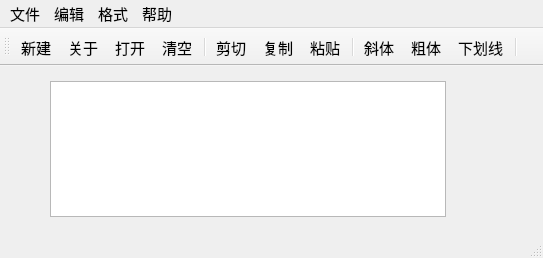
<?xml version="1.0" encoding="UTF-8"?>
<ui version="4.0">
 <class>QWMainWind</class>
 <widget class="QMainWindow" name="QWMainWind">
  <property name="geometry">
   <rect>
    <x>0</x>
    <y>0</y>
    <width>543</width>
    <height>258</height>
   </rect>
  </property>
  <property name="font">
   <font>
    <pointsize>11</pointsize>
   </font>
  </property>
  <property name="windowTitle">
   <string>QWMainWind</string>
  </property>
  <widget class="QWidget" name="centralWidget">
   <widget class="QTextEdit" name="txtEdit">
    <property name="geometry">
     <rect>
      <x>50</x>
      <y>15</y>
      <width>396</width>
      <height>136</height>
     </rect>
    </property>
    <property name="font">
     <font>
      <pointsize>16</pointsize>
     </font>
    </property>
   </widget>
  </widget>
  <widget class="QMenuBar" name="menuBar">
   <property name="geometry">
    <rect>
     <x>0</x>
     <y>0</y>
     <width>543</width>
     <height>23</height>
    </rect>
   </property>
   <widget class="QMenu" name="menu">
    <property name="title">
     <string>文件</string>
    </property>
    <addaction name="actNew"/>
    <addaction name="actOpen"/>
    <addaction name="separator"/>
    <addaction name="actClose"/>
   </widget>
   <widget class="QMenu" name="menu_2">
    <property name="title">
     <string>编辑</string>
    </property>
    <addaction name="actCut"/>
    <addaction name="actCopy"/>
    <addaction name="actPaste"/>
    <addaction name="separator"/>
    <addaction name="actClear"/>
   </widget>
   <widget class="QMenu" name="menu_3">
    <property name="title">
     <string>格式</string>
    </property>
    <addaction name="actFontBold"/>
    <addaction name="actFontItalic"/>
    <addaction name="actFontUnder"/>
    <addaction name="separator"/>
    <addaction name="actToolbarLab"/>
   </widget>
   <widget class="QMenu" name="menu_4">
    <property name="title">
     <string>帮助</string>
    </property>
    <addaction name="actAbout"/>
   </widget>
   <addaction name="menu"/>
   <addaction name="menu_2"/>
   <addaction name="menu_3"/>
   <addaction name="menu_4"/>
  </widget>
  <widget class="QToolBar" name="mainToolBar">
   <property name="toolButtonStyle">
    <enum>Qt::ToolButtonTextUnderIcon</enum>
   </property>
   <attribute name="toolBarArea">
    <enum>TopToolBarArea</enum>
   </attribute>
   <attribute name="toolBarBreak">
    <bool>false</bool>
   </attribute>
   <addaction name="actNew"/>
   <addaction name="actAbout"/>
   <addaction name="actOpen"/>
   <addaction name="actClear"/>
   <addaction name="separator"/>
   <addaction name="actCut"/>
   <addaction name="actCopy"/>
   <addaction name="actPaste"/>
   <addaction name="separator"/>
   <addaction name="actFontItalic"/>
   <addaction name="actFontBold"/>
   <addaction name="actFontUnder"/>
   <addaction name="separator"/>
  </widget>
  <widget class="QStatusBar" name="statusBar"/>
  <action name="actCut">
   <property name="icon">
    <iconset resource="res.qrc">
     <normaloff>:/images/images/cut.bmp</normaloff>:/images/images/cut.bmp</iconset>
   </property>
   <property name="text">
    <string>剪切</string>
   </property>
   <property name="toolTip">
    <string>剪切</string>
   </property>
   <property name="shortcut">
    <string>Ctrl+X</string>
   </property>
  </action>
  <action name="actAbout">
   <property name="icon">
    <iconset resource="res.qrc">
     <normaloff>:/icons/information-line.svg</normaloff>:/icons/information-line.svg</iconset>
   </property>
   <property name="text">
    <string>关于</string>
   </property>
   <property name="toolTip">
    <string>关于本程序（显示姓名、学号等开发者信息）</string>
   </property>
  </action>
  <action name="actCopy">
   <property name="icon">
    <iconset resource="res.qrc">
     <normaloff>:/images/images/120.bmp</normaloff>:/images/images/120.bmp</iconset>
   </property>
   <property name="text">
    <string>复制</string>
   </property>
   <property name="toolTip">
    <string>复制</string>
   </property>
   <property name="shortcut">
    <string>Ctrl+C</string>
   </property>
  </action>
  <action name="actPaste">
   <property name="icon">
    <iconset resource="res.qrc">
     <normaloff>:/images/images/paste.bmp</normaloff>:/images/images/paste.bmp</iconset>
   </property>
   <property name="text">
    <string>粘贴</string>
   </property>
   <property name="toolTip">
    <string>粘贴</string>
   </property>
   <property name="shortcut">
    <string>Ctrl+V</string>
   </property>
  </action>
  <action name="actFontBold">
   <property name="checkable">
    <bool>true</bool>
   </property>
   <property name="icon">
    <iconset resource="res.qrc">
     <normaloff>:/images/images/BLD.BMP</normaloff>:/images/images/BLD.BMP</iconset>
   </property>
   <property name="text">
    <string>粗体</string>
   </property>
   <property name="toolTip">
    <string>粗体</string>
   </property>
  </action>
  <action name="actFontItalic">
   <property name="checkable">
    <bool>true</bool>
   </property>
   <property name="icon">
    <iconset resource="res.qrc">
     <normaloff>:/images/images/ITL.BMP</normaloff>:/images/images/ITL.BMP</iconset>
   </property>
   <property name="text">
    <string>斜体</string>
   </property>
   <property name="toolTip">
    <string>斜体</string>
   </property>
  </action>
  <action name="actFontUnder">
   <property name="checkable">
    <bool>true</bool>
   </property>
   <property name="icon">
    <iconset resource="res.qrc">
     <normaloff>:/images/images/WORDUNDR.BMP</normaloff>:/images/images/WORDUNDR.BMP</iconset>
   </property>
   <property name="text">
    <string>下划线</string>
   </property>
   <property name="toolTip">
    <string>下划线</string>
   </property>
  </action>
  <action name="actClose">
   <property name="icon">
    <iconset resource="res.qrc">
     <normaloff>:/images/images/exit.bmp</normaloff>:/images/images/exit.bmp</iconset>
   </property>
   <property name="text">
    <string>退出</string>
   </property>
   <property name="toolTip">
    <string>退出</string>
   </property>
  </action>
  <action name="actOpen">
   <property name="icon">
    <iconset resource="res.qrc">
     <normaloff>:/images/images/open3.bmp</normaloff>:/images/images/open3.bmp</iconset>
   </property>
   <property name="text">
    <string>打开...</string>
   </property>
   <property name="toolTip">
    <string>打开文件</string>
   </property>
   <property name="shortcut">
    <string>Ctrl+O</string>
   </property>
  </action>
  <action name="actClear">
   <property name="icon">
    <iconset resource="res.qrc">
     <normaloff>:/images/images/103.bmp</normaloff>:/images/images/103.bmp</iconset>
   </property>
   <property name="text">
    <string>清空</string>
   </property>
   <property name="toolTip">
    <string>清空内容</string>
   </property>
  </action>
  <action name="actFont">
   <property name="icon">
    <iconset resource="res.qrc">
     <normaloff>:/images/images/20.ico</normaloff>:/images/images/20.ico</iconset>
   </property>
   <property name="text">
    <string>字体...</string>
   </property>
   <property name="toolTip">
    <string>字体设置</string>
   </property>
  </action>
  <action name="actNew">
   <property name="icon">
    <iconset resource="res.qrc">
     <normaloff>:/images/images/new2.bmp</normaloff>:/images/images/new2.bmp</iconset>
   </property>
   <property name="text">
    <string>新建</string>
   </property>
   <property name="shortcut">
    <string>Ctrl+N</string>
   </property>
  </action>
  <action name="actToolbarLab">
   <property name="checkable">
    <bool>true</bool>
   </property>
   <property name="checked">
    <bool>true</bool>
   </property>
   <property name="text">
    <string>显示工具栏文字标签</string>
   </property>
   <property name="menuRole">
    <enum>QAction::TextHeuristicRole</enum>
   </property>
  </action>
 </widget>
 <layoutdefault spacing="6" margin="11"/>
 <resources>
  <include location="res.qrc"/>
 </resources>
 <connections>
  <connection>
   <sender>actClose</sender>
   <signal>triggered()</signal>
   <receiver>QWMainWind</receiver>
   <slot>close()</slot>
   <hints>
    <hint type="sourcelabel">
     <x>-1</x>
     <y>-1</y>
    </hint>
    <hint type="destinationlabel">
     <x>422</x>
     <y>254</y>
    </hint>
   </hints>
  </connection>
  <connection>
   <sender>actClear</sender>
   <signal>triggered()</signal>
   <receiver>txtEdit</receiver>
   <slot>clear()</slot>
   <hints>
    <hint type="sourcelabel">
     <x>-1</x>
     <y>-1</y>
    </hint>
    <hint type="destinationlabel">
     <x>260</x>
     <y>256</y>
    </hint>
   </hints>
  </connection>
  <connection>
   <sender>actCut</sender>
   <signal>triggered()</signal>
   <receiver>txtEdit</receiver>
   <slot>cut()</slot>
   <hints>
    <hint type="sourcelabel">
     <x>-1</x>
     <y>-1</y>
    </hint>
    <hint type="destinationlabel">
     <x>260</x>
     <y>256</y>
    </hint>
   </hints>
  </connection>
  <connection>
   <sender>actCopy</sender>
   <signal>triggered()</signal>
   <receiver>txtEdit</receiver>
   <slot>copy()</slot>
   <hints>
    <hint type="sourcelabel">
     <x>-1</x>
     <y>-1</y>
    </hint>
    <hint type="destinationlabel">
     <x>260</x>
     <y>256</y>
    </hint>
   </hints>
  </connection>
  <connection>
   <sender>actPaste</sender>
   <signal>triggered()</signal>
   <receiver>txtEdit</receiver>
   <slot>paste()</slot>
   <hints>
    <hint type="sourcelabel">
     <x>-1</x>
     <y>-1</y>
    </hint>
    <hint type="destinationlabel">
     <x>260</x>
     <y>256</y>
    </hint>
   </hints>
  </connection>
 </connections>
</ui>
